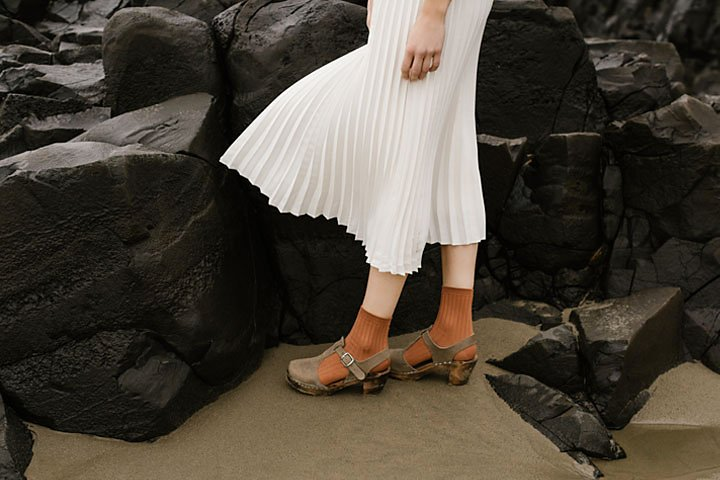
#> input picture question03/highlights_and_shadows.jpg, 720 x 480 px
$ jupyter execute q3.ipynb
#> lines starting #> are read from the running program, lines starting #| are printed output that depends on the picture
[cell 1]
import cv2
import numpy as np
import matplotlib.pyplot as plt

image_path = "highlights_and_shadows.jpg"
original_bgr = cv2.imread(image_path)
#> original_bgr is the input picture: shape (480, 720, 3); mean B, G, R 58.1, 68.6, 75.7

lab_img = cv2.cvtColor(original_bgr, cv2.COLOR_BGR2Lab)
#> lab_img: shape (480, 720, 3); mean of channels 0, 1, 2 71.3, 129.1, 135
l_channel, a_channel, b_channel = cv2.split(lab_img)
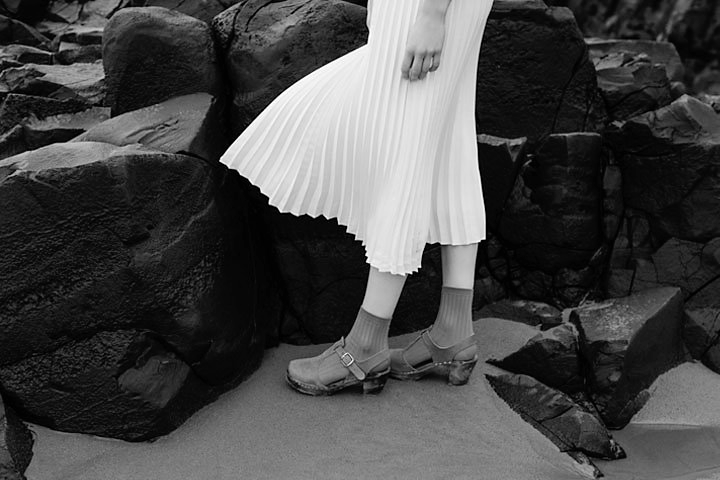
#> l_channel: shape (480, 720); min 0, max 255, mean 71.3
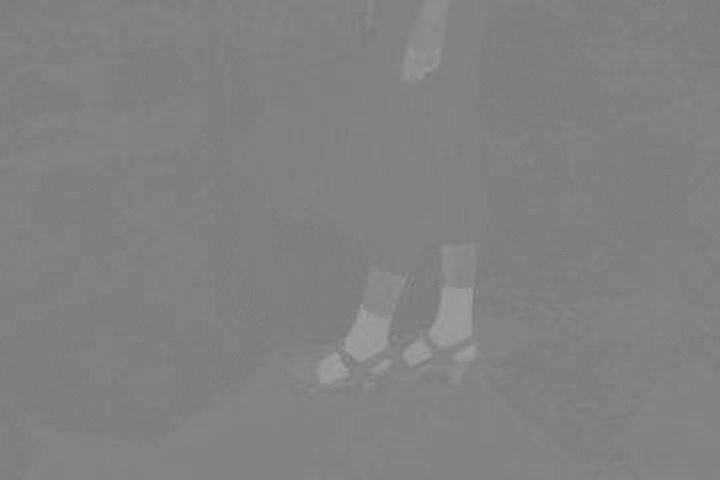
#> a_channel: shape (480, 720); min 119, max 160, mean 129.1

gamma_value = 0.5
l_normalized = l_channel.astype("float32") / 255.0
l_corrected = np.power(l_normalized, gamma_value) * 255
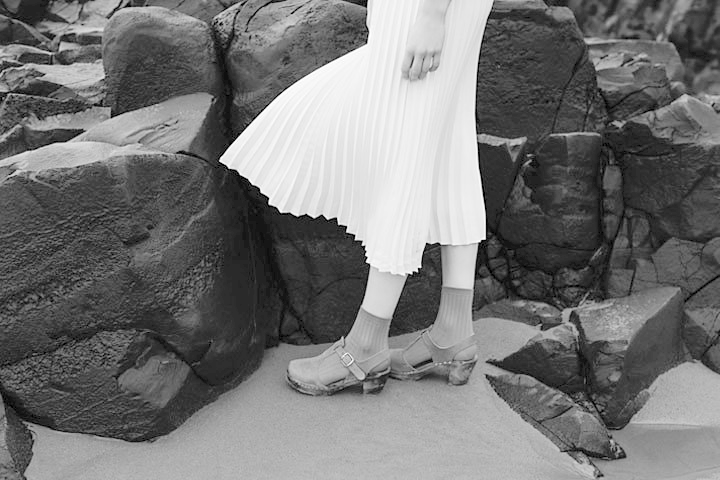
#> l_corrected: shape (480, 720) float32; min 0, max 255, mean 117.9
l_corrected = l_corrected.astype("uint8")

lab_modified = cv2.merge([l_corrected, a_channel, b_channel])
#> lab_modified: shape (480, 720, 3); mean of channels 0, 1, 2 117.3, 129.1, 135
gamma_corrected_bgr = cv2.cvtColor(lab_modified, cv2.COLOR_Lab2BGR)
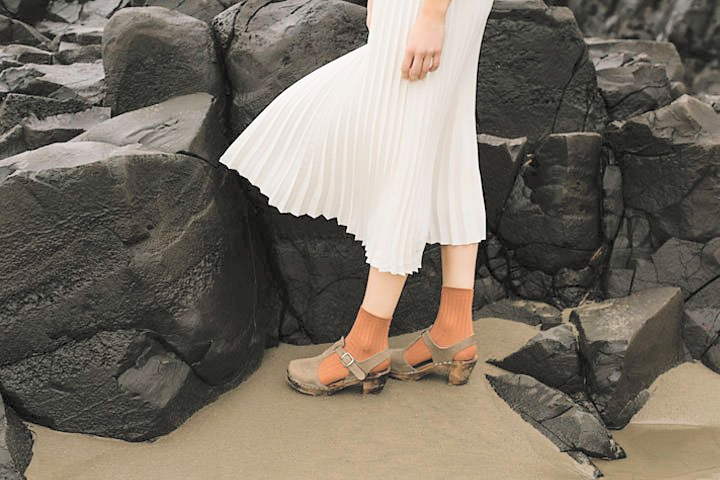
#> gamma_corrected_bgr: shape (480, 720, 3); mean B, G, R 100.2, 111.1, 118.8

plt.figure(figsize=(10,4))
plt.subplot(1,2,1)
plt.hist(l_channel.flatten(), bins=256, color="black", alpha=0.8)
plt.title("Histogram of Original L Channel")

plt.subplot(1,2,2)
plt.hist(l_corrected.flatten(), bins=256, color="crimson", alpha=0.8)
plt.title(f"Histogram after Gamma Correction (γ={gamma_value})")
plt.tight_layout()
plt.show()
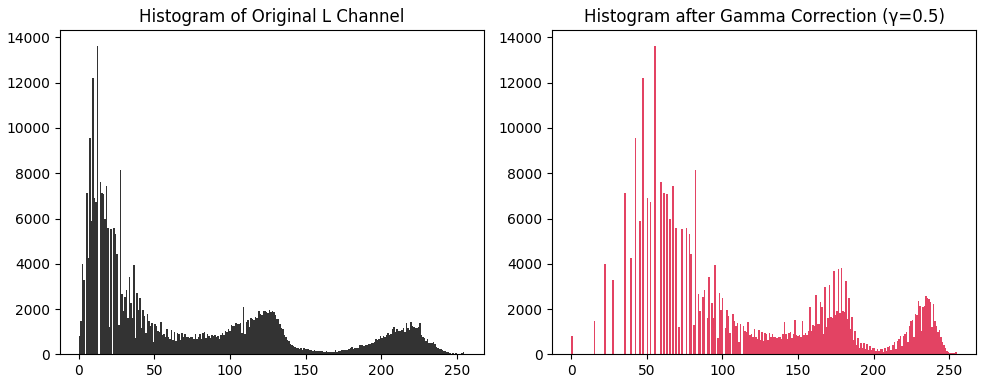
#> figure drawn by matplotlib, 2 panels; panel 1: tallest bar 13634 high, from x = 11.95 to 12.95; panel 2: tallest bar 13634 high, from x = 54.79 to 55.78

plt.figure(figsize=(12,5))
plt.subplot(1,2,1)
plt.imshow(cv2.cvtColor(original_bgr, cv2.COLOR_BGR2RGB))
plt.title("Original Image")
plt.axis("off")

plt.subplot(1,2,2)
plt.imshow(cv2.cvtColor(gamma_corrected_bgr, cv2.COLOR_BGR2RGB))
plt.title(f"Gamma Adjusted Image (γ={gamma_value})")
plt.axis("off")

plt.tight_layout()
plt.show()
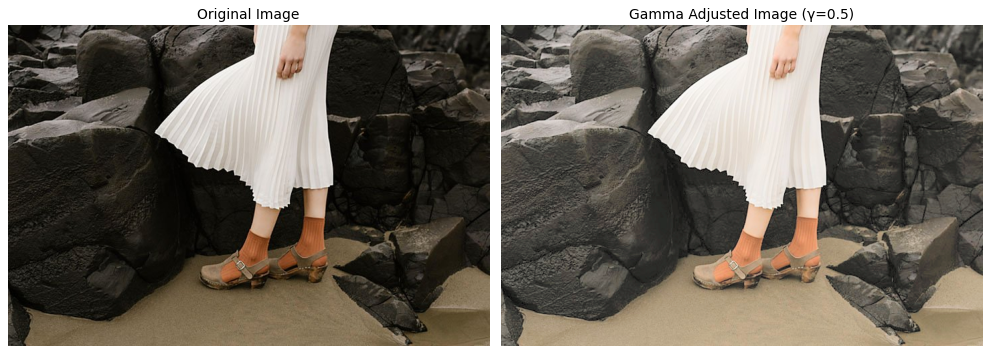
#> figure drawn by matplotlib, 2 panels

$ run again, with question03/image.png saved as question03/highlights_and_shadows.jpg
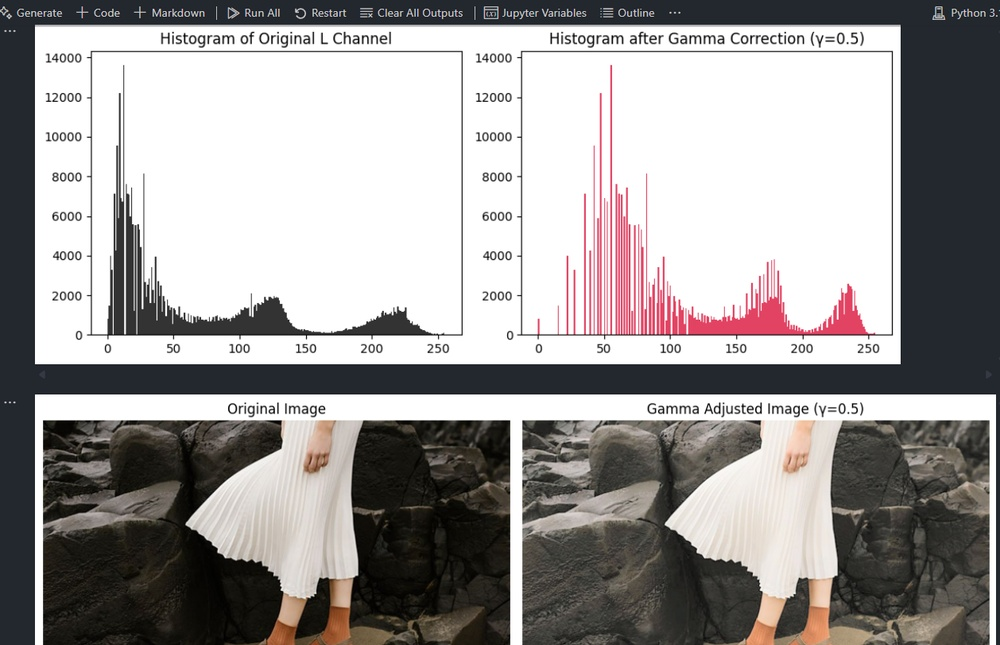
#> input picture question03/image.png, 1000 x 645 px, shrunk from 1258 x 811 before the run
#> original_bgr is the input picture: shape (645, 1000, 3); mean B, G, R 154, 154.9, 157.9
#> lab_img: shape (645, 1000, 3); mean of channels 0, 1, 2 157.2, 129.1, 128.9
#> lab_modified: shape (645, 1000, 3); mean of channels 0, 1, 2 185.4, 129.1, 128.9
#> `gamma_corrected_bgr = cv2.cvtColor(lab_modified, cv2.COLOR_Lab2BGR)`:
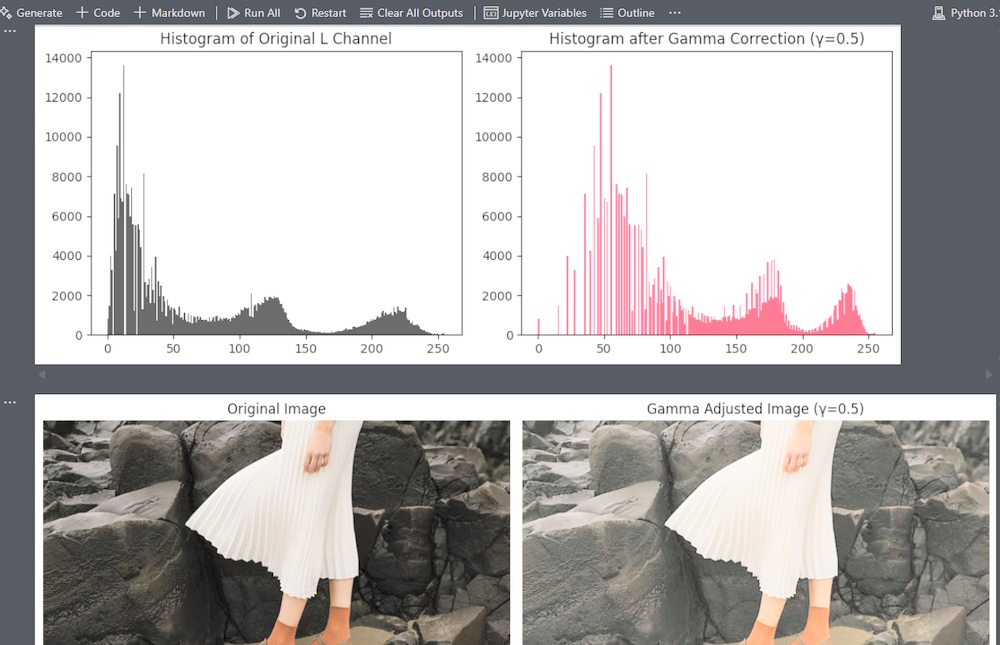
#> gamma_corrected_bgr: shape (645, 1000, 3); mean B, G, R 180.2, 181, 183.8
#> `plt.show()`:
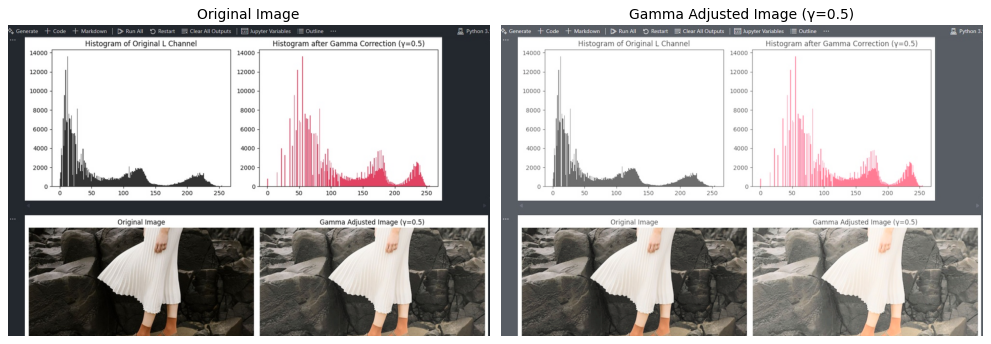
#> figure drawn by matplotlib, 2 panels
